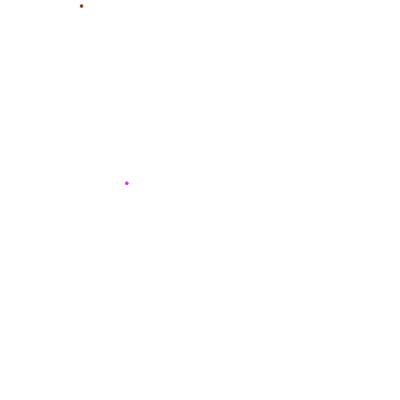
Frame 1 (no input)
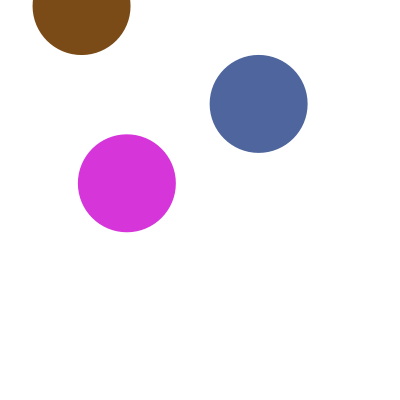
Frame 60 (the mouse pressed at the canvas centre just before this capture)
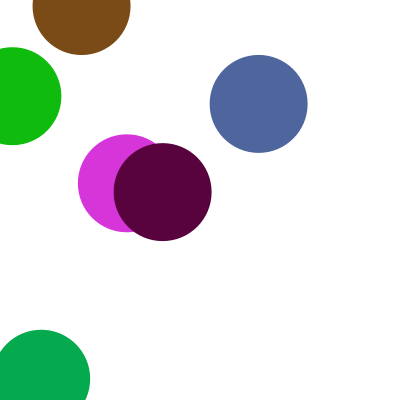
Frame 120 (the mouse held since frame 60 and released just before this capture)

The Processing sketch that drew these frames (run headless with seeded random() and noise(); from frame 60 on, the mouse is pressed at the canvas centre):

// Processing sketch: processing_169103
// ── processing_169103.pde

Circle myCircle;
Circle myCircle1;
Circle myCircle2;

void setup() {

  size(400, 400);
  background(255);
  noStroke();
 

 myCircle = new Circle();
 myCircle1 = new Circle();
 myCircle2 = new Circle();

}



void draw() {
//have to make 3 for each circle, my mistake #1
  //1st circle
 if (myCircle.g < 800) {

    myCircle.grow();

    myCircle.display();
 }
 else {
    myCircle.reset();
 } 
 
 //second circle
 if (myCircle1.g < 800) {

    myCircle1.grow();

    myCircle1.display();
 }
 else {
    myCircle1.reset();

 } 

//third circle
if (myCircle2.g < 800) {

    myCircle2.grow();

    myCircle2.display();
 }
 else {
    myCircle2.reset();

 } 
//CALLING INTERSECTION through an if statement but had to add resets here as well, mistake #2
if(  myCircle.intersect(myCircle1) || myCircle.intersect(myCircle2) || myCircle1.intersect(myCircle2) ) {
 println(myCircle.g);
 println(myCircle1.g);
 println(myCircle2.g);
  myCircle.reset();
  myCircle1.reset();
  myCircle2.reset();
}

}

void mousePressed(){
   myCircle.reset();
  myCircle1.reset();
  myCircle2.reset();
}

//CLASS

class Circle {
   float getBig;
     float g;
     float x;
     float y;
     color c;
      
  Circle(){
     //its super slow so you can see my mousePressed reset works :)
    getBig= .8;
     g=1;
     x= random(400);
     y= random(400);
     c= color (random(225), random(225), random(255) );
  }
     

void grow(){
  g= g + getBig;
}
  
void display (){
  ellipse(x, y, 2*g, 2*g);
  fill (c);
}
  
void reset(){
  g=1;
     x= random(400);
     y= random(400);
     c= color (random(225), random(225), random(255) );
     background(255);
  
}
//make them interect with boolean from 10-3
boolean intersect(Circle c) {  
    
    float distance = dist(x, y, c.x, c.y); 
   
    if (distance < g + c.g) {
      println("Dis"+distance);
      return true;
    } else {
      return false;
    }
  }
}
//skaggs says "Hi"
